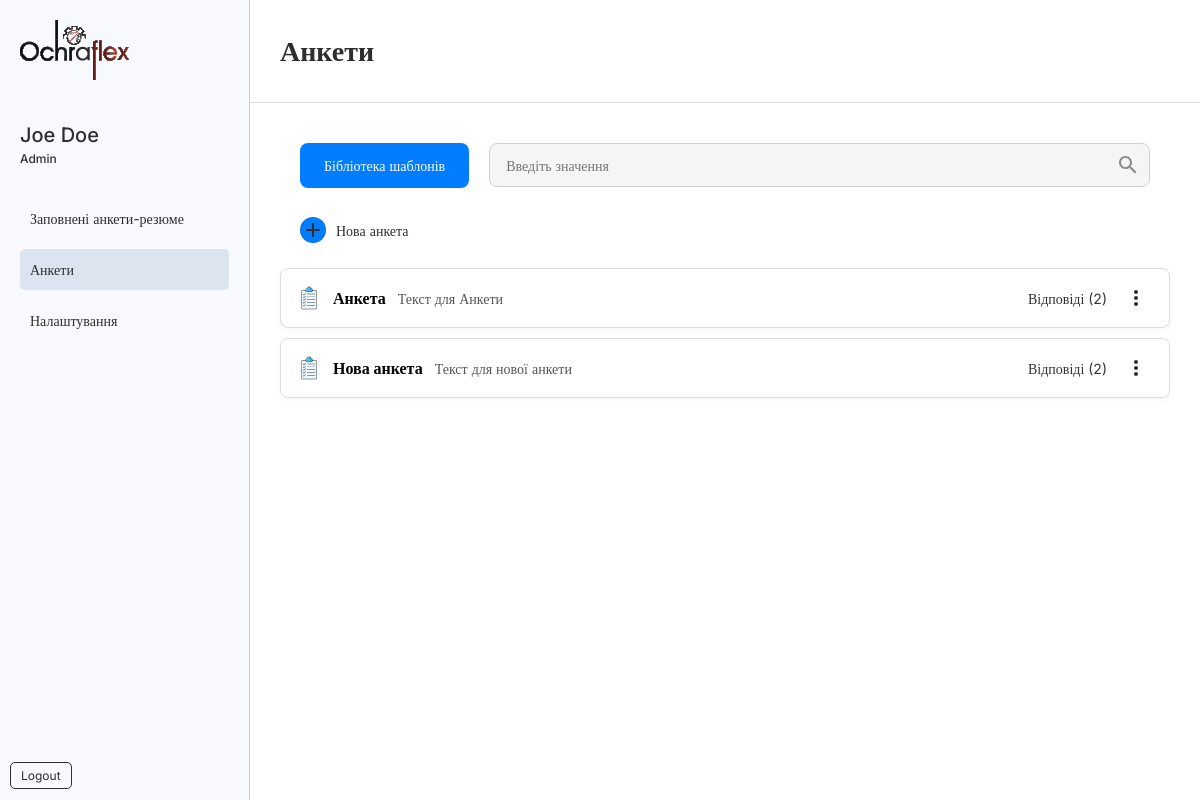
Page /dashboard/questionnaires/ (signed in) on the earlier database version.
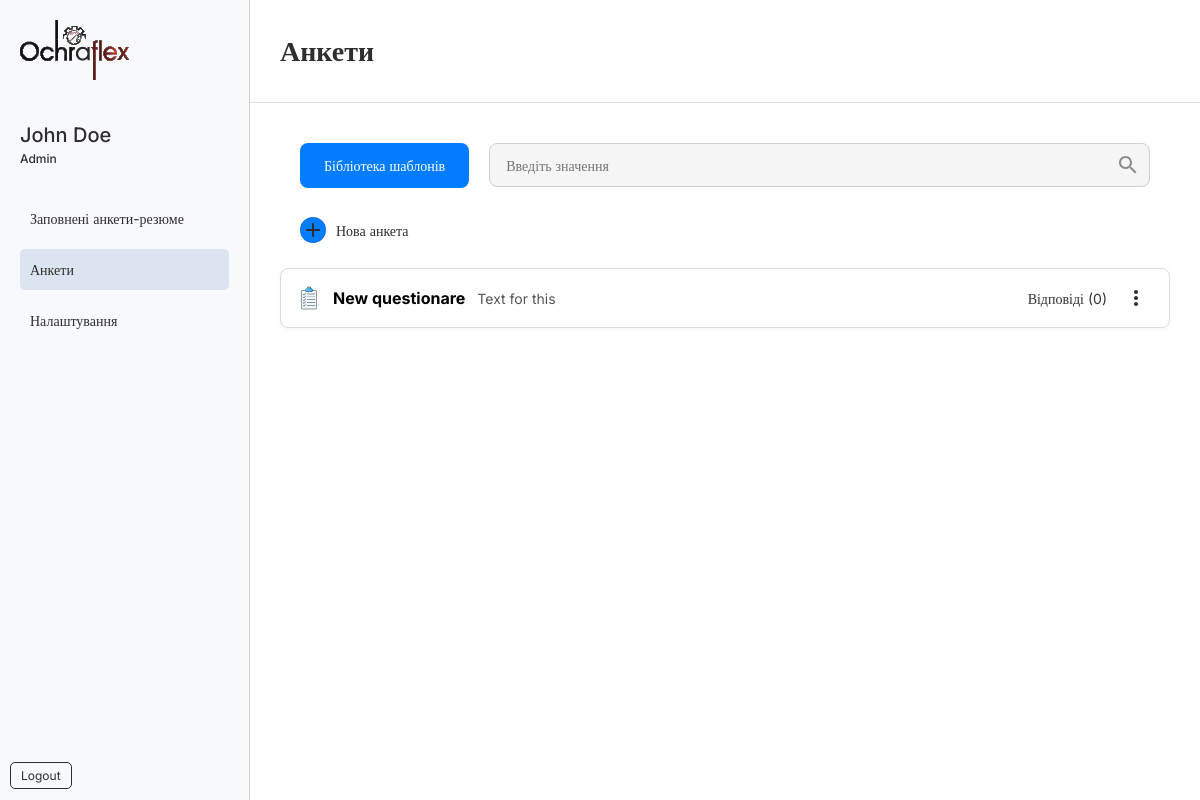
Same page on the later database version.
### account/models.py (models this page shows, shortened)
class CustomUser(AbstractUser):
    username = None
    email = models.EmailField(_("Email address"), unique=True)
    USERNAME_FIELD = "email"
    REQUIRED_FIELDS = [
        'first_name',
        'last_name',
    ]
    objects = CustomUserManager()

### app/models.py (models this page shows, shortened)
class BlockTemplate(models.Model):
    LANGUAGES = (
        ('cs', 'Czech Republic'),
        ('de', 'Germany'),
    )  # Модель для зберігання шаблонів блоків
    user = models.ForeignKey(
        settings.AUTH_USER_MODEL, on_delete=models.CASCADE, related_name='block_templates')
    uuid = models.UUIDField(default=uuid.uuid4, editable=False, unique=True)
    name = models.CharField(max_length=255)  # Назва блоку
    description = models.TextField(blank=True, null=True)  # Опис блоку
    lanuage = models.CharField(
        blank=True, null=True, choices=LANGUAGES, max_length=128)
    created_at = models.DateTimeField(auto_now_add=True)  # Дата створення
    library_templates = models.ManyToManyField('LibraryTemplate', blank=True)

### app/views.py (the view)
# urls.py: path('questionnaires/', views.questionnaires_view, name='questionnaires'),
def questionnaires_view(request):
    questionnaires = BlockTemplate.objects.filter(user=request.user)
    answers = SurveyResponse.objects.all().count()
    context = {
        'questionnaires': questionnaires,
        'answers': answers,
    }
    return render(request, 'dashboard/questionnaire/questionnaires.html', context)

### app/templatetags/custom_filters.py (called while the page is built)
@register.simple_tag
def is_active_path(request, pattern):
    return "active" if re.match(pattern, request.path) else ""

### templates/dashboard/questionnaire/questionnaires.html (shortened to what this page needs)
{% extends 'dashboard/dashboard_base.html' %}
{% load static %}
{% block styles %}
<link
  rel="stylesheet"
  href="{% static 'css/dashboard/questionnaires/questionnaires.css' %}"
/>
{% endblock styles %}
{% block title_page %}Анкети {%endblock title_page %}
{% block main %} {% load static %}
<div class="toolbar">
  <div class="link-templates">
    <a href="{% url 'library' %}" class="button_reset button_primary">Бібліотека шаблонів</a>
  </div>
  <div class="search-bar">
    <input type="text" placeholder="Введіть значення" class="input_base" />
      <div class="search-icon">
        <img src="{% static 'images/icons/search.svg' %}" alt="Search item" />
      </div>
  </div>
</div>
<div class="add-new">
    <a href="{% url 'add_questionnaire' %}" class="new-item">
      <div>
        <img src="{% static 'images/icons/plus.svg' %}" alt="Add new questionnaire" />
      </div>
      <p>Нова анкета</p>
    </a>
</div>
<div class="list-ankets">
    {% if questionnaires %}
      {% for questionnaire in questionnaires %}
        <div class="questionnaires-block">
          <div class="left">
            <img src="{% static 'images/icons/list.svg' %}" alt="Icon">
            <div><div class="title">{{questionnaire.name}}</div></div>
            <div><div class="description">{{questionnaire.description}}</div></div>
          </div>
          <div class="right">
            <div class="responses">Відповіді <span>({{answers}})</span></div>
            <div class="menu" id="menu-{{ forloop.counter }}">
              <img src="{% static 'images/icons/menu.svg' %}" alt="Menu">
            </div>
          </div>
        </div>
      {% endfor %}
    {% else %}
    <h3>Пока немає активних анкет!</h3>
    {% endif %}
</div>
{% endblock main %}

### templates/dashboard/dashboard_base.html (shortened to what this page needs)
{% load static %} {% load custom_filters %}
<!DOCTYPE html>
<html lang="en">
  <head>
    <link rel="stylesheet" href="{% static 'css/reset.css' %}" />
    <link rel="stylesheet" href="{% static 'css/style.css' %}" />
    <link rel="stylesheet" href="{% static 'css/auth/alert.css' %}" />
    <link
      rel="stylesheet"
      href="{% static 'css/dashboard/dashboard_style.css' %}"
    />
    <link rel="stylesheet" href="{% static 'css/dashboard/side_bar.css' %}" />
    <link
      rel="stylesheet"
      href="{% static 'css/dashboard/main_header.css' %}"
    />
    <link rel="stylesheet" href="{% static 'css/form-items.css' %}" />
    <link rel="stylesheet" href="{% static 'css/responsive.css' %}" />
    {% block styles %}{% endblock styles %}
  </head>
  <body class="inter-primary">
    <div class="sidebar">
      <div class="logo">
        <a href="{% url 'questionnaires' %}">
          <img src="{% static 'images/main_logo.svg' %}" alt="Logo" />
        </a>
      </div>
      <div class="user">
        {{ request.user.get_full_name }}
        <div class="role">Admin</div>
      </div>
      <ul class="menu">
        <li>
          <a
            href="{% url 'list_resumes' %}"
            class="{% is_active_path request '/dashboard/resumes/.*' %}"
          >
            Заповнені анкети-резюме</a
          >
        </li>
        <li>
          <a
            href="{% url 'questionnaires' %}"
            class="{% is_active_path request '/dashboard/questionnaires/.*' %}"
            >Анкети</a
          >
        </li>
        <li>
          <a
            href="{% url 'dashboard' %}"
            class="{% if request.path == '/dashboard/settings/' %}active{% endif %}"
            >Налаштування</a
          >
        </li>
      </ul>
      <div class="logout">
        <a href="{% url 'logout' %}"> Logout </a>
      </div>
    </div>
    <div class="page">
      <div class="header">
        <h1>{% block title_page %}{% endblock title_page %}</h1>
      </div>
      <div class="content">
        {% block main %} {% endblock main %}
      </div>
    </div>
  </body>
</html>

### static/css/style.css (style rules this page uses)
body { position: relative; }
.inter-primary { font-family: "Inter", serif; font-optical-sizing: auto; font-size: 14px; font-weight: 400; font-style: normal; }
.input_base, .input_base_red { background-color: #f5f5f5; border: 1px solid #d1d1d1; border-radius: 8px; padding: 12px 16px; display: inline-block; width: 100%; height: 44px; box-sizing: border-box; }
.button_reset { background-color: transparent; color: inherit; outline: none !important; border: none; border-radius: 8px; padding: 10px 24px; cursor: pointer; text-decoration: none; }
.button_primary, .button_primary_link { background-color: #037dff; color: #ffffff; transition: all 0.2s ease-in-out; }

### static/css/auth/alert.css (style rules this page uses)
:root { --success-bg-color: #d5e6de; --success-text-color: #0a3622; --success-border-color: #9eccbd; --warning-bg-color: orange; --warning-text-color: orange; --warning-border-color: orange; --danger-bg-color: #f8d7da; --danger-text-color: #58151c; --danger-border-color: #f1aeb5; }

### static/css/dashboard/dashboard_style.css (style rules this page uses)
.page { width: 100%; padding-left: 250px; }
.content { padding: 30px; }
.toolbar { display: flex; align-items: center; justify-content: space-between; background-color: #fff; padding: 10px 20px; }
.search-icon { position: absolute; right: 10px; top: 50%; transform: translateY(-50%); }

### static/css/dashboard/side_bar.css (style rules this page uses)
.sidebar { width: 250px; height: 100vh; background-color: #f8f9fd; border-right: 1px solid #d1d1d1; padding: 20px; box-sizing: border-box; position: fixed; }
.sidebar .logo { margin-bottom: 40px; }
.sidebar .user { font-size: 20px; font-weight: 500; color: #2e2e2e; margin-bottom: 30px; }
.sidebar .user .role { font-size: 12px; color: #2e2e2e; }
.sidebar .menu { list-style: none; padding: 0; margin: 0; }
.sidebar .menu li { margin-bottom: 10px; }
.sidebar .menu li a { text-decoration: none; color: #2e2e2e; padding: 10px; display: block; border-radius: 5px; transition: background-color 0.3s; }
.sidebar .menu li a.active { background-color: #dce4f0; }
.sidebar .logout { position: absolute; bottom: 15px; left: 10px; text-align: center; }
.sidebar .logout a { background-color: url("../../images/icons/arrow-left.svg") no-repeat transparent; color: #2e2e2e; border: 1px solid #2e2e2e; padding: 5px 10px; font-size: 12px; border-radius: 5px; cursor: pointer; transition: background-color 0.3s; text-decoration: none; }

### static/css/dashboard/main_header.css (style rules this page uses)
.header { display: flex; align-items: center; padding: 30px; border-bottom: 1px solid #e0e0e0; }
.header h1 { font-size: 28px; color: #2e2e2e; font-weight: 700; font-weight: 700; }

### static/css/dashboard/questionnaires/questionnaires.css (style rules this page uses)
.search-bar { width: 100%; position: relative; }
.link-templates { margin-right: 20px; }
.link-templates a { text-decoration: none; white-space: nowrap; padding: 14px 24px; }
.add-new { margin: 20px 0 0 20px; }
.add-new a { display: flex; align-items: center; text-decoration: none; }
.add-new a div { margin-right: 10px; border-radius: 100%; background-color: #037dff; border: 1px solid rgba(0, 0, 0, 0.1); }
.add-new a p { color: #2e2e2e; }
.list-ankets { margin: 25px 0 0; }
.questionnaires-block { display: flex; align-items: center; justify-content: space-between; background-color: #fff; border: 1px solid #ddd; border-radius: 8px; padding: 12px 16px; box-shadow: 0 2px 4px rgba(169, 169, 169, 0.1); margin-bottom: 10px; }
.questionnaires-block .left { display: flex; align-items: center; gap: 12px; }
.questionnaires-block .left img { width: 24px; height: 24px; }
.questionnaires-block .left .title { font-weight: bold; font-size: 16px; }
.questionnaires-block .left .description { font-size: 14px; color: #555; }
.questionnaires-block .right { display: flex; align-items: center; gap: 12px; }
.questionnaires-block .right .responses { font-size: 14px; color: #333; }
.questionnaires-block .right .menu { position: relative; border-radius: 100%; padding: 5px; font-size: 18px; cursor: pointer; }

Differences in the rows shown:
removed BlockTemplate: name "Анкета", description "Текст для Анкети", answers "2"
removed BlockTemplate: name "Нова анкета", description "Текст для нової анкети", answers "2"
changed CustomUser: user.get_full_name "Joe Doe" → "John Doe"
added BlockTemplate: name "New questionare", description "Text for this", answers "0"
